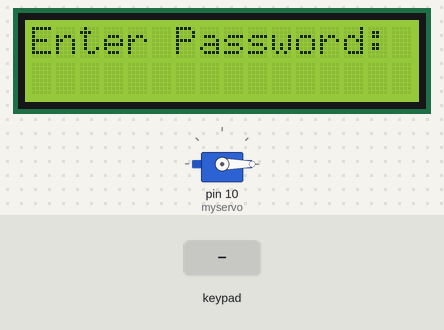
The sketch below on a simulated Arduino Uno, built with avr-gcc and run on an emulated ATmega328P. Parts: servo, 16×2 character LCD. Inputs (shaded band) come from the test bench. What the sketch prints to the serial monitor is not drawn.

Above: at 1.2 s.
1.3 s: keypad keys 1 2 3 4 * pressed 0.4 s apart
At 3.2 s:
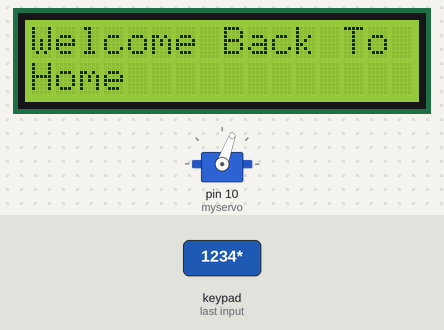
At 14.0 s:
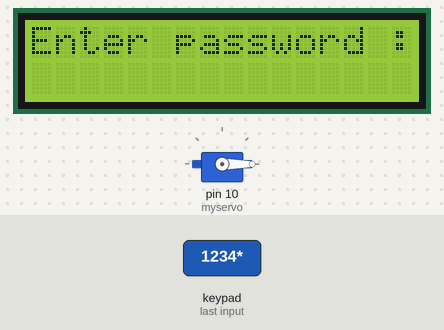
Timing chart, 0 to 14.4 s (numbered marks = the images above; inputs shaded):
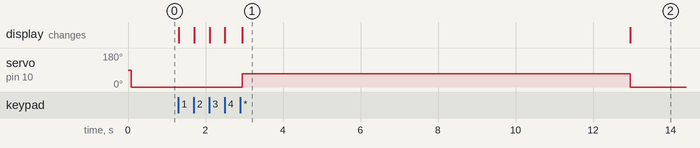

Measured:
- after the input at 1.3 s, servo on pin 10 (myservo): 0° → 70° after 1.6 s, → 0° 10.0 s later; the display: first changes at once (image 1 shows a later state)
- what the display in image 1 shows lasts 10.1 s, from 2.9 s to 13.0 s

The sketch:

Keypad_door_lock.ino
```cpp
#include <Keypad.h>
#include <Servo.h>
#include <LiquidCrystal_I2C.h>
LiquidCrystal_I2C lcd = LiquidCrystal_I2C(0x27, 16, 2);

Servo myservo;

const byte ROWS = 4; //four rows
const byte COLS = 4; //four columns
char keys[ROWS][COLS] = {
  {'1','2','3','A'},
  {'4','5','6','B'},
  {'7','8','9','C'},
  {'*','0','#','D'}
};
byte rowPins[ROWS] = {9, 8, 7, 6};  //connect to the row pinouts of the keypad
byte colPins[COLS] = {5, 4, 3, 2};//connect to the column pinouts of the keypad

Keypad keypad = Keypad( makeKeymap(keys), rowPins, colPins, ROWS, COLS );
String password = "1234";
String mypassword;
int counter = 0;
int attempts = 0;
int max_attempts = 3;
void setup(){
  Serial.begin(9600);
  myservo.attach(10);
  lcd.begin();
 // lcd.init();
  lcd.backlight();
  Serial.println("enter password");
  lcd.print("Enter Password:");
}

void loop()
{
  myservo.write(0);
 keypadfunction();
}
void keypadfunction()
{
 char key = keypad.getKey();
  if (key)
  {
    Serial.println(key);
    counter = counter + 1;
    lcd.setCursor(counter, 1);
    lcd.print("*");
  }
  if (key == '1')
  {
    mypassword = mypassword + 1;
  }
    if (key == '2')
  {
    mypassword = mypassword + 2;
  }

  if (key == '3')
  {
    mypassword = mypassword + 3;
  }

   if (key == '4')
  {
    mypassword = mypassword + 4;
  }
  if (key == '5')
  {
    mypassword = mypassword + 5;
  }
   if (key == '6')
  {
    mypassword = mypassword + 6;
  }

   if (key == '7')
  {
    mypassword = mypassword + 7;
  }
   if (key == '8')
  {
    mypassword = mypassword + 8;
  }
  if (key == '9')
  {
    mypassword = mypassword + 9;
  }
  if (key == '0')
  {
    mypassword = mypassword + 0;
  }
  if (key == '*')
  {
    Serial.println(mypassword);
    if ( password == mypassword )


      {
        lcd.clear();
        lcd.println("Welcome Back To  ");
        lcd.setCursor(0,1);
        lcd.println("Home                ");
        myservo.write(70);
        delay(10000);
        mypassword = "";
        counter = 0;
        lcd.clear();
        lcd.setCursor(0,0);
        lcd.println("Enter password :");
        }
      else
      {
        Serial.println("wrong");
        attempts = attempts + 1;
        if (attempts >= max_attempts )
        {
          lcd.clear();
          lcd.setCursor(0,0);
          lcd.print("Locked Out");
          delay(50000);
          attempts = 0;
          }
        mypassword = "";
        counter = 0;
        lcd.clear();
        lcd.setCursor(0,0);
        lcd.print("Wrong Password");
        delay(1000);
        lcd.setCursor(0,1);
        lcd.print("max attempts 3");
        delay(1000);
        lcd.clear();
        lcd.println("Enter password");
        lcd.setCursor(0,1);
      }
  }
}
```
